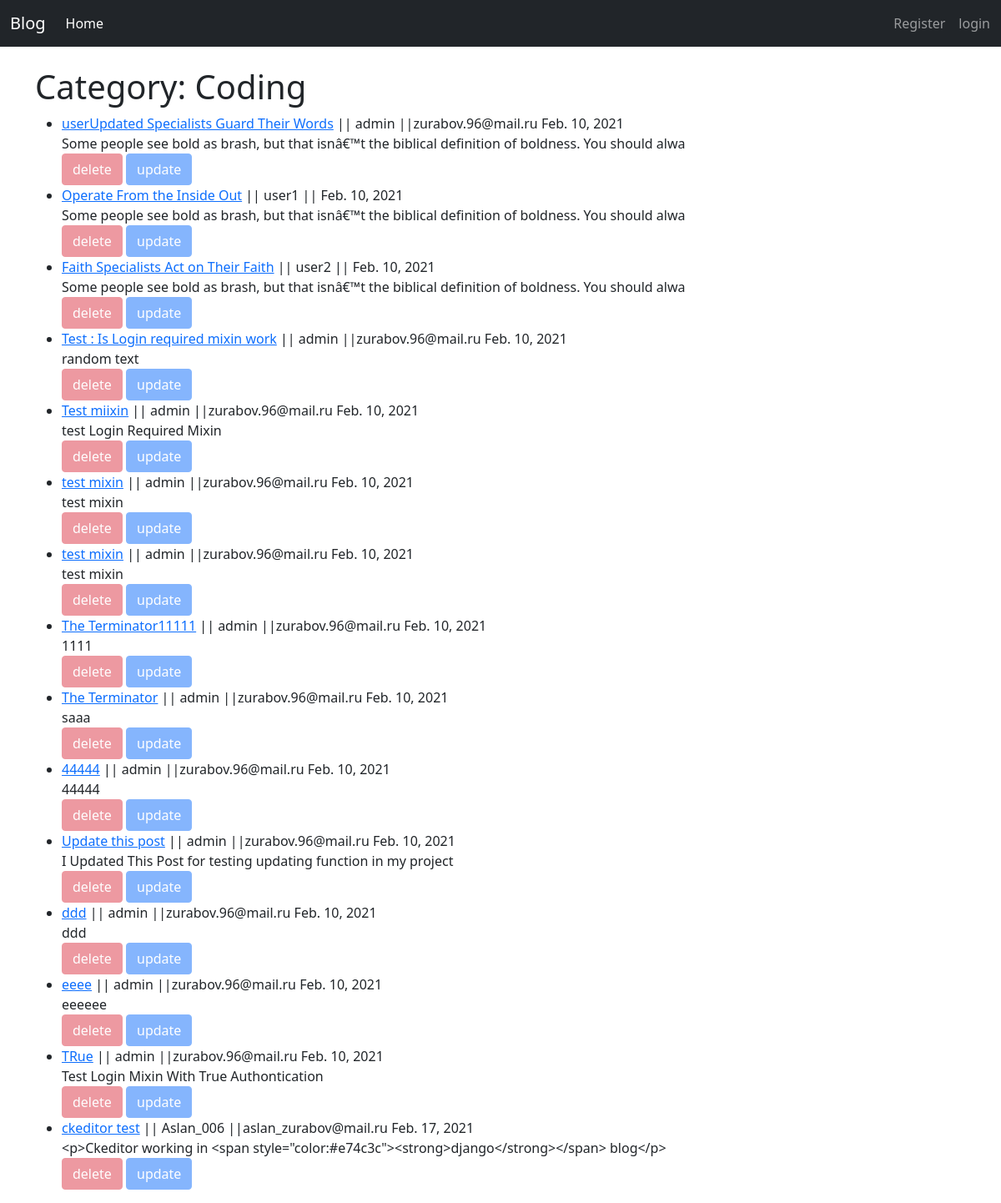
/category/coding/, run on an earlier commit of the app's database.
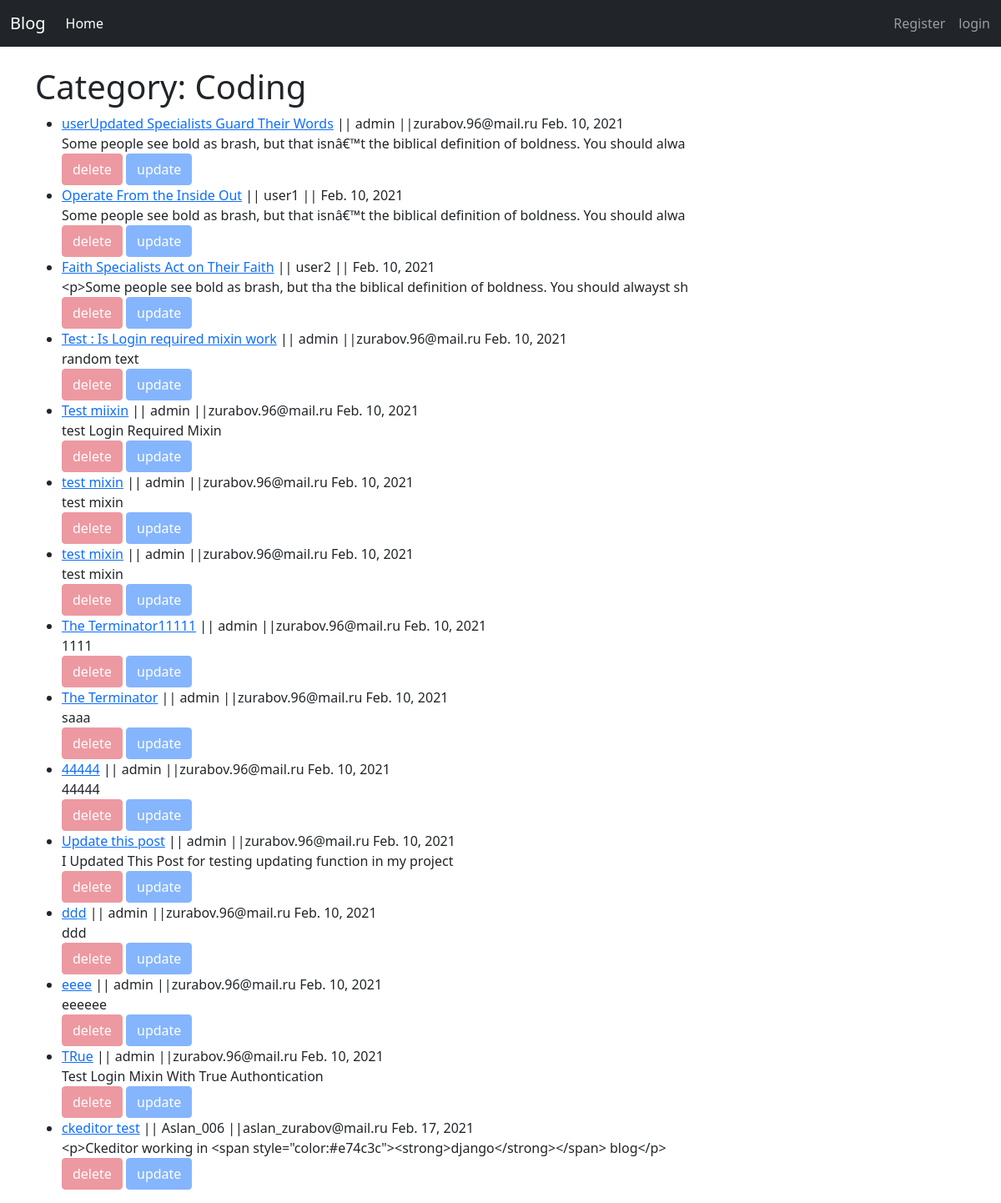
And on a later commit of the database.
### myblog/models.py (models this page shows, shortened)
class Post(models.Model):
    title = models.CharField(max_length=255)
    header_image = models.ImageField(null=True, blank=True, upload_to='images/')
    tag = models.CharField(max_length=255, default="detail blog")
    author = models.ForeignKey(User, on_delete=models.CASCADE)
    body = RichTextField(blank=True, null=True)
    post_date = models.DateField(auto_now_add=True)
    category = models.CharField(max_length=255, default="coding")
    snippet = models.CharField(max_length=255, default="Click Link Above to Read Blog Post... ")
    likes = models.ManyToManyField(User, related_name="blog_post")

### myblog/views.py (the view)
# urls.py: path('category/<str:cats>/',CategoryView,name='category_list'),
def CategoryView(request, cats):
    category_posts = Post.objects.filter(category=cats.replace("-", " "))
    return render(request, 'myblog/category_list.html',
                  {'cats': cats.title().replace("-", " "), "category_posts": category_posts})

### myblog/templates/myblog/category_list.html
{% extends 'myblog/base.html' %}
{% block content %}
<h1>Category: {{cats}} </h1>
{% if category_posts %}
<ul>
    {% for post in category_posts %}
    <li>
        <a href="{% url 'myblog:post_detail' post.pk %}"> {{post.title}}</a> ||
        {{post.author}} ||{{post.author.email}} {{ post.post_date}}<br>
        {{ post.body|slice:":100" }}
    </li>
    {% if user == post.author %}
    <a href="{% url 'myblog:delete_post' post.pk  %}" class="btn btn-danger">delete</a>
    <a href="{% url 'myblog:update_post' post.pk  %}" class="btn btn-primary">update</a>
    {% else%}
    <a title="hello" href="{% url 'myblog:delete_post' post.pk  %}" class="btn btn-danger"
       style="pointer-events: none; opacity:0.5">delete</a>
    <a title="hello" href="{% url 'myblog:update_post' post.pk  %}" class="btn btn-primary"
       style="pointer-events: none; opacity:0.5">update</a>
    {% endif %}
    {% endfor %}
</ul>
 {% else %}
    <h3>We haven't such "{{cats}}" category</h3>
    {% endif %}
{% endblock %}

What changed in the data, as far as the page shows it:
changed Post "Faith Specialists Act on Their Faith": body "Some people see bold as brash, but that isnâ€™t the biblical definition of boldness. You should alwa" → "<p>Some people see bold as brash, but tha the biblical definition of boldness. You should alwayst sh"
